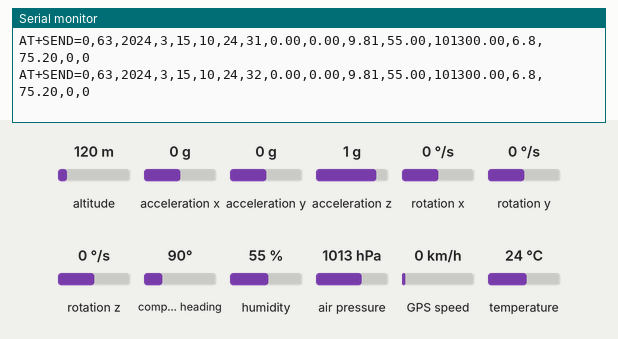
Simulated run of this sketch. Board: Arduino Mega 2560, built with avr-gcc and run on an emulated ATmega2560. Parts: the last lines printed to the serial monitor. The test bench sets the inputs (shaded band); at power-on: acceleration x 0 g, acceleration y 0 g, acceleration z 1 g, humidity 55 %, air pressure 1013 hPa, altitude 120 m, rotation x 0 °/s, rotation y 0 °/s, rotation z 0 °/s, compass heading 90°, GPS speed 0 km/h, temperature 24 °C. The local clock reads 2024-03-15 10:24:30 at power-on unless the sketch sets it; storage starts empty; the GPS gets a fix after 3 s at 37.7749, -122.4194 with 8 satellites.

Above: at 2.2 s.
2.3 s: acceleration x set to -1.4 g
At 2.9 s:
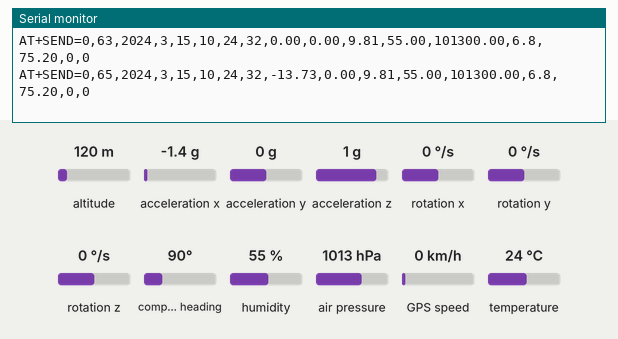
3.8 s: acceleration y set to -1.4 g
At 4.5 s:
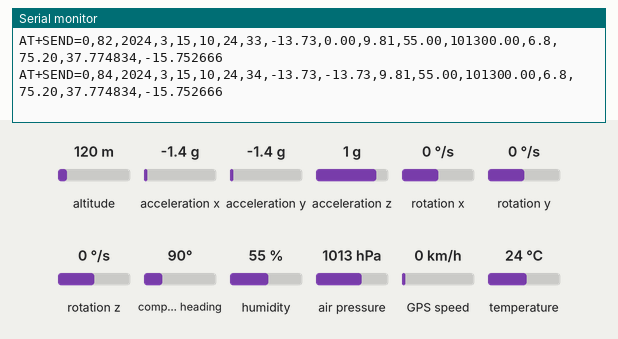
5.3 s: acceleration z set to -1.4 g
At 6.0 s:
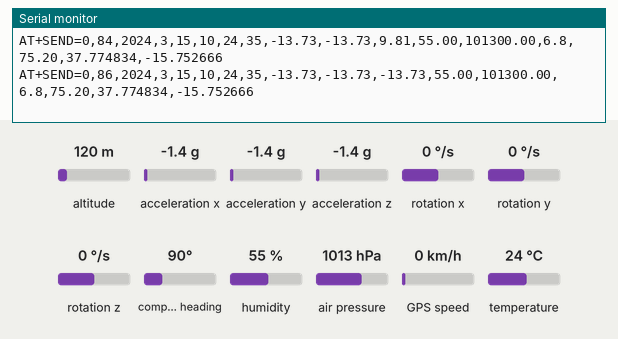
6.8 s: humidity set to 22 %
At 7.5 s:
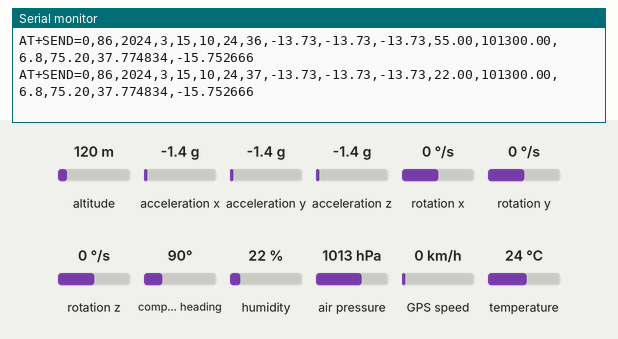
8.3 s: air pressure set to 952 hPa
At 9.0 s:
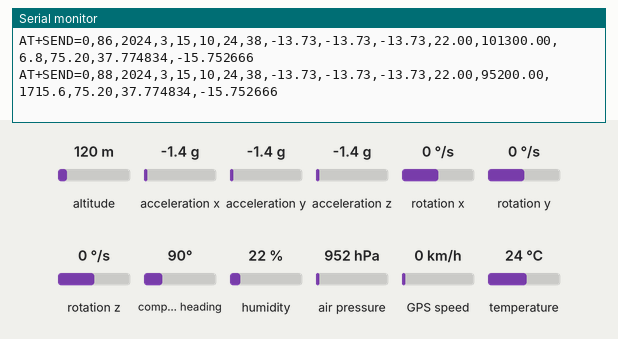
Timing chart, 0 to 10.8 s (numbered marks = the images above; inputs shaded):
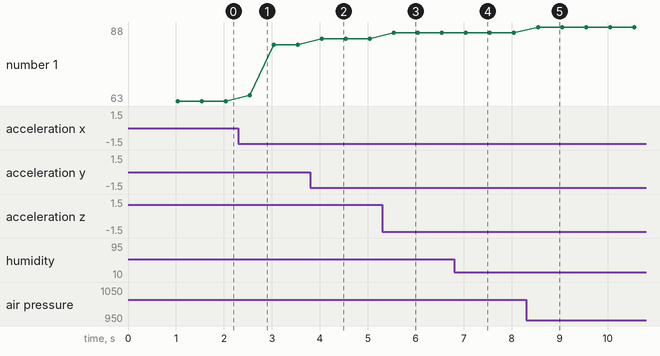

Measured:
- after the input at 2.3 s, the serial monitor: prints a new line after 0.23 s (image 1)
- after the input at 3.8 s, the serial monitor: prints a new line after 0.24 s (image 2)
- after the input at 5.3 s, the serial monitor: prints a new line after 0.24 s (image 3)
- after the input at 6.8 s, the serial monitor: prints a new line after 0.25 s (image 4)
- after the input at 8.3 s, the serial monitor: prints a new line after 0.25 s (image 5)
- plotted number 1: 63 → 82 after the input at 2.3 s, 82 → 84 after the input at 3.8 s, 84 → 86 after the input at 5.3 s, 86 → 88 after the input at 8.3 s

The sketch:

rought_final_draft_code_file_write.ino
```cpp
#include <Wire.h>
#include <MPU6050.h>
#include <Adafruit_GPS.h>
#include <SPI.h>
#include <SD.h>

#include "SparkFunBME280.h"
#include "RTClib.h"

#define GPSSerial Serial1

Adafruit_GPS GPS(&GPSSerial);
uint32_t loraTimer = millis();
uint32_t fileTimer = millis();

RTC_DS1307 rtc;
MPU6050 mpu;
BME280 mySensor;
File myFile;

String Packet = "";

String DDMMToDD(String DDMM, int DecPl){
      String adsub = DDMM.substring(0,2);
      String amsub = DDMM.substring(2);
      double aDsub = adsub.toDouble();
      double aMsub = amsub.toDouble();
      double adone = aMsub/60.00;
      double aDone = aDsub + adone;
      return String(aDone, DecPl);
}

void setup() {
  Serial.begin(115200);
  GPS.begin(9600);

  if (!SD.begin(4)) {
    Serial.println("initialization failed!");
    while (1);
  }

  mySensor.setI2CAddress(0x77);

  while(!mpu.begin(MPU6050_SCALE_2000DPS, MPU6050_RANGE_2G))
  {
    Serial.println("ERROR: mpu6050");
    delay(500);
  }

  while(mySensor.beginI2C() == false){
    Serial.println("ERROR: bme280");
    delay(500);
  }

  while(!rtc.begin()){
    Serial.println("ERROR: rtc");
    delay(500);
  }

  /*if (! rtc.isrunning()) {
    Serial.println("RTC is NOT running, let's set the time!");
    rtc.adjust(DateTime(F(__DATE__), F(__TIME__)));
  }*/

  Wire.begin();

  GPS.sendCommand(PMTK_SET_NMEA_OUTPUT_RMCGGA);
  GPS.sendCommand(PMTK_SET_NMEA_UPDATE_1HZ);
  GPS.sendCommand(PGCMD_ANTENNA);
  delay(1000);
  GPSSerial.println(PMTK_Q_RELEASE);

  Serial.print("AT+PARAMETER=10,7,1,7\r\n");
}

void loop() {
  char c = GPS.read();

  if (GPS.newNMEAreceived()) {
    if (!GPS.parse(GPS.lastNMEA()))
      return;
  }

  if (millis() - loraTimer > 500) {
    loraTimer = millis();
    DateTime now = rtc.now();

    Vector normAccel = mpu.readNormalizeAccel();

    /*Serial.print(now.year(), DEC);
    Serial.print(',');
    Serial.print(now.month(), DEC);
    Serial.print(',');
    Serial.print(now.day(), DEC);
    Serial.print(',');
    Serial.print(now.hour(), DEC);
    Serial.print(',');
    Serial.print(now.minute(), DEC);
    Serial.print(',');
    Serial.print(now.second(), DEC);
    Serial.print(',');*/

    String Date = String(now.year(),DEC) + "," + String(now.month(),DEC) + "," + String(now.day(),DEC) + "," + String(now.hour(),DEC) + "," + String(now.minute(),DEC) + "," + String(now.second(),DEC);

    /*Serial.print(normAccel.XAxis);
    Serial.print(",");
    Serial.print(normAccel.YAxis);
    Serial.print(",");
    Serial.print(normAccel.ZAxis);
    Serial.print(",");*/

    String Accel = String(normAccel.XAxis) + "," + String(normAccel.YAxis) + "," + String(normAccel.ZAxis);

    /*Serial.print(mySensor.readFloatHumidity(), 0);
    Serial.print(",");
    Serial.print(mySensor.readFloatPressure(), 0);
    Serial.print(",");
    Serial.print(mySensor.readFloatAltitudeFeet() > 0 ? mySensor.readFloatAltitudeFeet() : 0, 1);
    Serial.print(",");
    Serial.print(mySensor.readTempF(), 2);
    Serial.print(",");*/

    String BME = String(mySensor.readFloatHumidity()) + "," + String(mySensor.readFloatPressure()) + "," + String(mySensor.readFloatAltitudeFeet() > 0 ? mySensor.readFloatAltitudeFeet() : 0, 1) + "," + String(mySensor.readTempF());

    String GPSCords = "";

    if(GPS.lat == 'N' && GPS.lon == 'E'){
      GPSCords = DDMMToDD((String)GPS.latitude, 6) + "," + (DDMMToDD((String)GPS.longitude, 6));
    } else if(GPS.lat == 'S' && GPS.lon == 'E'){
      GPSCords = "-" + DDMMToDD((String)GPS.latitude, 6) + "," + (DDMMToDD((String)GPS.longitude, 6));
    } else if(GPS.lat == 'N' && GPS.lon == 'W'){
      GPSCords = DDMMToDD((String)GPS.latitude, 6) + ",-" + (DDMMToDD((String)GPS.longitude, 6));
    } else if(GPS.lat == 'S' && GPS.lon == 'W') {
      GPSCords = "-" + DDMMToDD((String)GPS.latitude, 6) + ",-" + (DDMMToDD((String)GPS.longitude, 6));
    } else{
      GPSCords = "0,0";
    }

    Packet = Date + "," + Accel + "," + BME + "," + GPSCords;
    Serial.print("AT+SEND=0," + String(Packet.length()) + "," + Packet + "\r\n");
  }

  if (millis() - fileTimer > 100) {
    fileTimer = millis();

    myFile = SD.open("test_2", FILE_WRITE);
    myFile.println(Packet);
    myFile.close();
  }
}
```
